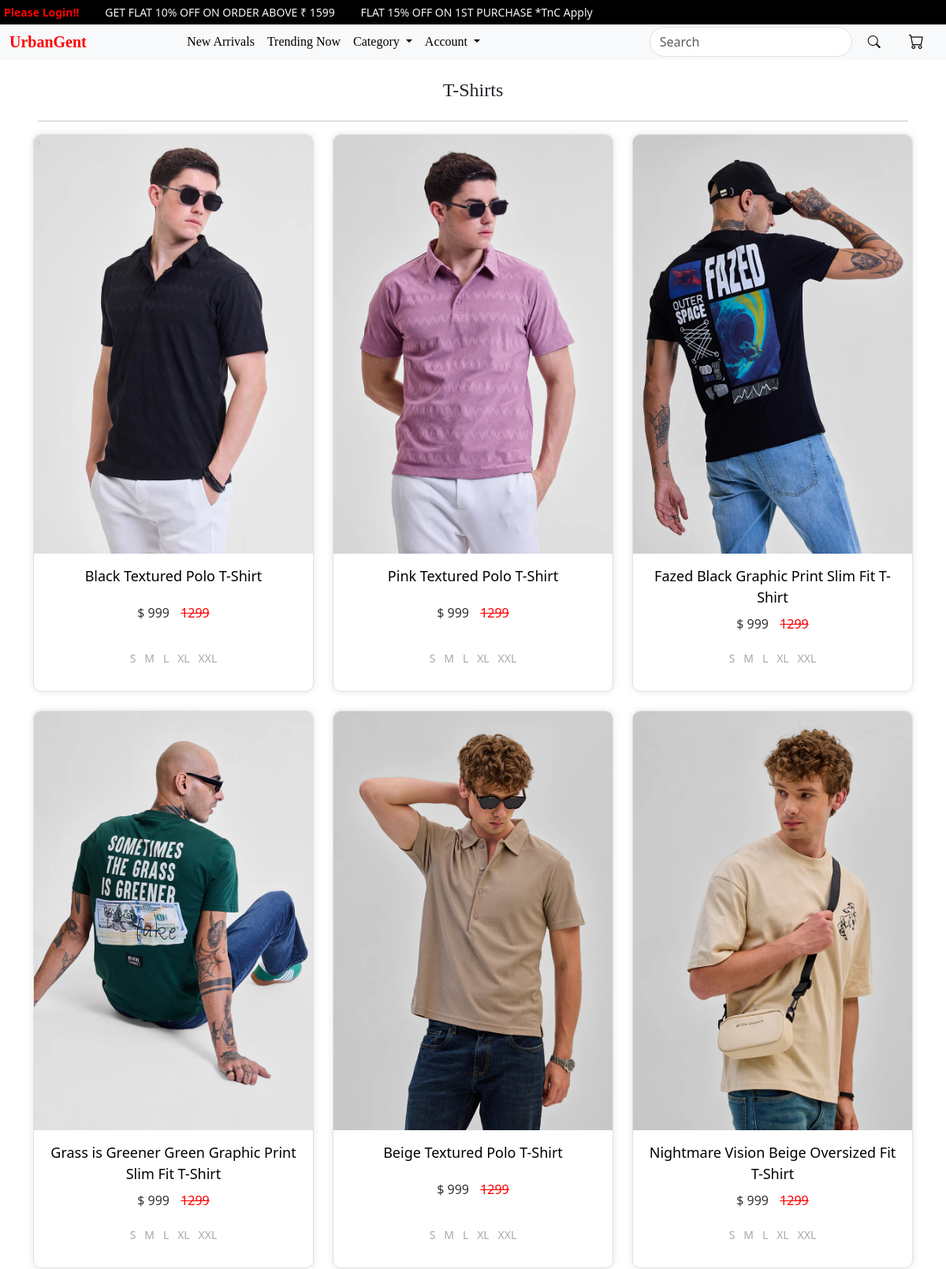
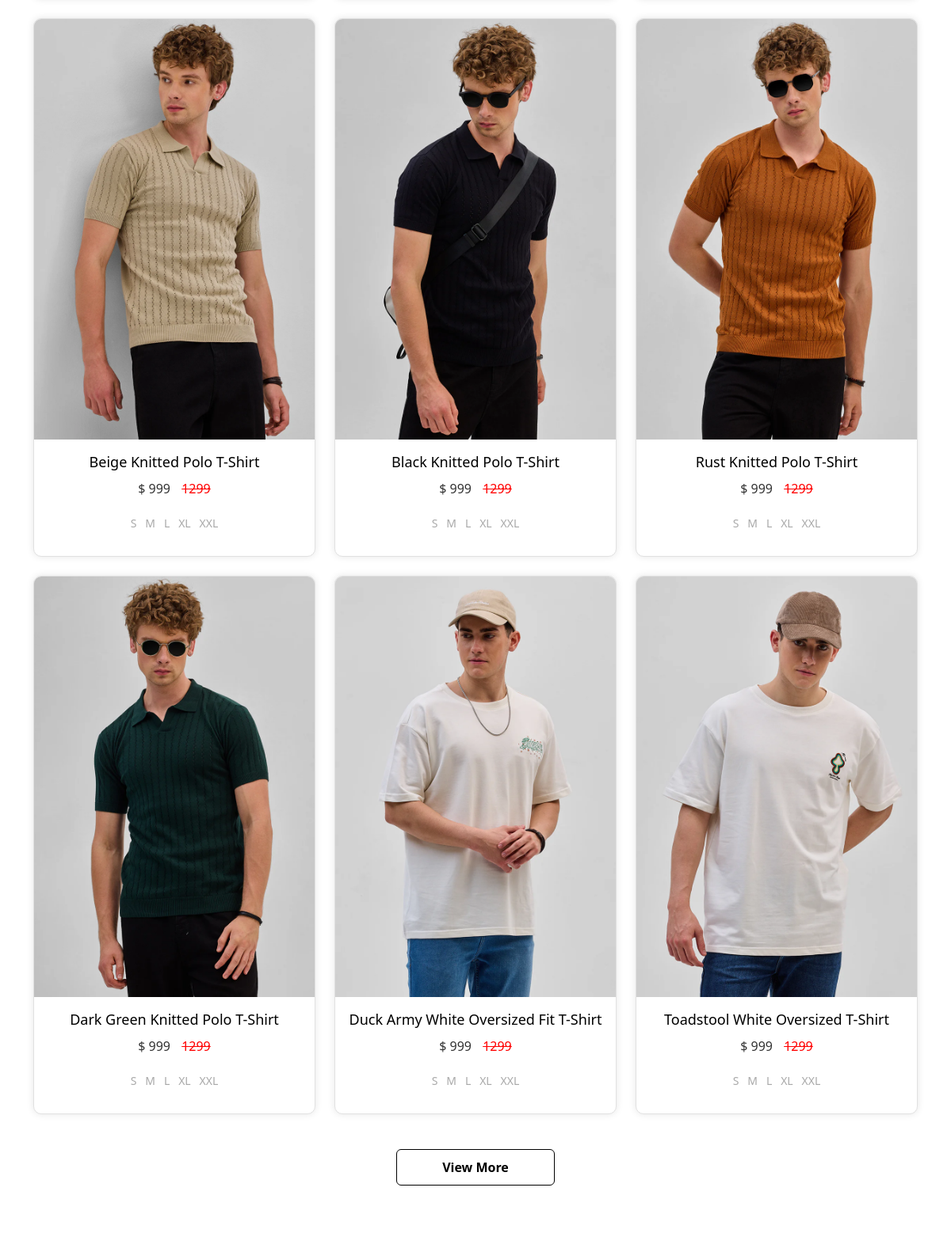
Page /Tshirt/ (upper part) on the committed database (2 pictures, top to bottom).
### core/models.py (models this page shows, shortened)
class new_arrival(models.Model):
        CATEGORY_CHOICES = [
        ('NEWARRIVAL','newarrival'),
        ('SHIRTS','shirts'),
        ('T_SHIRTS','t-shirts'),
        ('SWEATSHIRTS','sweatshirts'),
        ('TROUSERS','trousers'),
        ('SHORTS','shorts'),
        ('TRENDING','trending')
    ]
        SIZE_CHOICES = [
        ('S', 'Small'),
        ('M', 'Medium'),
        ('L', 'Large'),
        ('XL', 'Extra Large'),
    ]
        name=models.CharField(max_length=100)
        category = models.CharField(max_length=30,choices=CATEGORY_CHOICES)
        short_d = models.CharField(max_length=400)
        desc = models.TextField()
        original_price=models.IntegerField(default=1000)
        discounted_price=models.IntegerField()
        size = models.CharField(max_length=2, choices=SIZE_CHOICES,default='S')
        upperwear_img = models.ImageField(upload_to='new_arrival_img')

### core/views.py (the view)
# urls.py: path('Tshirt/',views.Tshirt,name='Tshirt'),
def Tshirt(request):
    rf=new_arrival.objects.filter(category='T_SHIRTS')
    return render (request,'core/Tshirt.html',{'rf':rf})

### core/templates/core/Tshirt.html (shortened to what this page needs)
{% extends "core/base.html" %}
{% load static %}
{% block content %}
<br>
<div class="container-fluid d-flex justify-content-center align-items-center">
    <div class="text-center">
        <h4 style="font-family: cursive;">T-Shirts</h4>
    </div>
</div>
<hr class="ms-5 me-5">
<div class="container">
    <div class="row">
        {% for r in rf %}
        <div class="col-lg-4 col-md-6 col-sm-12 mb-4">
            <div class="card product-card">
                <a href="{% url 'bigcard' r.id %}">
                    <img src="{{ r.upperwear_img.url }}" alt="{{ r.short_d }}" class="card-img-top">
                </a>
                <div class="card-body product-info">
                    <a href="#" class="product-title">{{ r.short_d }}</a>
                    <p class="product-price">&#x24; {{ r.discounted_price }} <s>{{ r.original_price }}</s></p>
                    <p class="product-sizes">S &nbsp; M &nbsp; L &nbsp; XL &nbsp; XXL</p>
                </div>
            </div>
        </div>
        {% endfor %}
    </div>
    <div class="text-center">
        <button class="btn view-more-btn">
            <a href="#">View More</a>
        </button>
    </div>
</div>
<br>
{% endblock content %}

### core/static/core/css/core.css (style rules this page uses)
* { margin: 0; padding: 0; box-sizing: border-box; }

### core/templates/core/Tshirt.html (style rules this page uses)
.product-card { border: 1px solid #e1e1e1; border-radius: 10px; overflow: hidden; transition: all 0.3s; box-shadow: 0 0 10px rgba(0, 0, 0, 0.1); background: #fff; height: 100%; display: flex; flex-direction: column; }
.product-card img { width: 100%; height: auto; object-fit: cover; transition: all 0.3s; }
.product-info { padding: 15px; text-align: center; flex-grow: 1; display: flex; flex-direction: column; justify-content: space-between; }
.product-title { font-size: 18px; font-weight: 500; margin-bottom: 8px; color: black; text-decoration: none; }
.product-price { font-size: 16px; font-weight: 500; color: #333; }
.product-price s { color: red; margin-left: 10px; }
.product-sizes { text-align: center; font-size: 14px; margin-top: 5px; color: darkgray; }
.view-more-btn { display: inline-block; width: 200px; text-align: center; margin: 20px auto; padding: 10px 20px; background: transparent; border: 1px solid black; transition: all 0.3s; }
.view-more-btn a { color: black; text-decoration: none; font-weight: bold; transition: all 0.3s; }

### rows in the picture
new_arrival: upperwear_img (picture), short_d "Black Textured Polo T-Shirt", discounted_price "999", original_price "1299"
new_arrival: upperwear_img (picture), short_d "Pink Textured Polo T-Shirt", discounted_price "999", original_price "1299"
new_arrival: upperwear_img (picture), short_d "Fazed Black Graphic Print Slim Fit T-Shirt", discounted_price "999", original_price "1299"
new_arrival: upperwear_img (picture), short_d "Grass is Greener Green Graphic Print Slim Fit T-Shirt", discounted_price "999", original_price "1299"
new_arrival: upperwear_img (picture), short_d "Beige Textured Polo T-Shirt", discounted_price "999", original_price "1299"
new_arrival: upperwear_img (picture), short_d "Nightmare Vision Beige Oversized Fit T-Shirt", discounted_price "999", original_price "1299"
new_arrival: upperwear_img (picture), short_d "Beige Knitted Polo T-Shirt", discounted_price "999", original_price "1299"
new_arrival: upperwear_img (picture), short_d "Black Knitted Polo T-Shirt", discounted_price "999", original_price "1299"
new_arrival: upperwear_img (picture), short_d "Rust Knitted Polo T-Shirt", discounted_price "999", original_price "1299"
new_arrival: upperwear_img (picture), short_d "Dark Green Knitted Polo T-Shirt", discounted_price "999", original_price "1299"
new_arrival: upperwear_img (picture), short_d "Duck Army White Oversized Fit T-Shirt", discounted_price "999", original_price "1299"
new_arrival: upperwear_img (picture), short_d "Toadstool White Oversized T-Shirt", discounted_price "999", original_price "1299"
